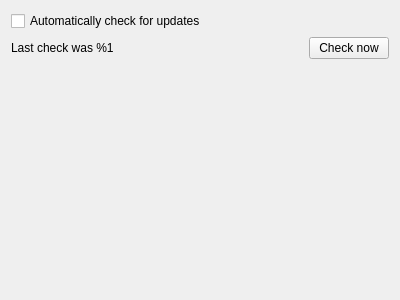
<?xml version="1.0" encoding="UTF-8"?>
<ui version="4.0">
 <class>UpdatePage</class>
 <widget class="QWidget" name="UpdatePage">
  <property name="geometry">
   <rect>
    <x>0</x>
    <y>0</y>
    <width>400</width>
    <height>300</height>
   </rect>
  </property>
  <property name="windowTitle">
   <string notr="true">Form</string>
  </property>
  <layout class="QVBoxLayout" name="verticalLayout">
   <item>
    <widget class="QCheckBox" name="autoUpdateCbk">
     <property name="text">
      <string>Automatically check for updates</string>
     </property>
    </widget>
   </item>
   <item>
    <layout class="QHBoxLayout" name="horizontalLayout">
     <item>
      <widget class="QLabel" name="lastUpdateLbl">
       <property name="text">
        <string notr="true">Last check was %1</string>
       </property>
      </widget>
     </item>
     <item>
      <spacer name="horizontalSpacer">
       <property name="orientation">
        <enum>Qt::Horizontal</enum>
       </property>
       <property name="sizeHint" stdset="0">
        <size>
         <width>40</width>
         <height>20</height>
        </size>
       </property>
      </spacer>
     </item>
     <item>
      <widget class="QPushButton" name="updateNowBtn">
       <property name="text">
        <string>Check now</string>
       </property>
      </widget>
     </item>
    </layout>
   </item>
   <item>
    <spacer name="verticalSpacer">
     <property name="orientation">
      <enum>Qt::Vertical</enum>
     </property>
     <property name="sizeHint" stdset="0">
      <size>
       <width>20</width>
       <height>208</height>
      </size>
     </property>
    </spacer>
   </item>
  </layout>
 </widget>
 <resources/>
 <connections/>
</ui>
